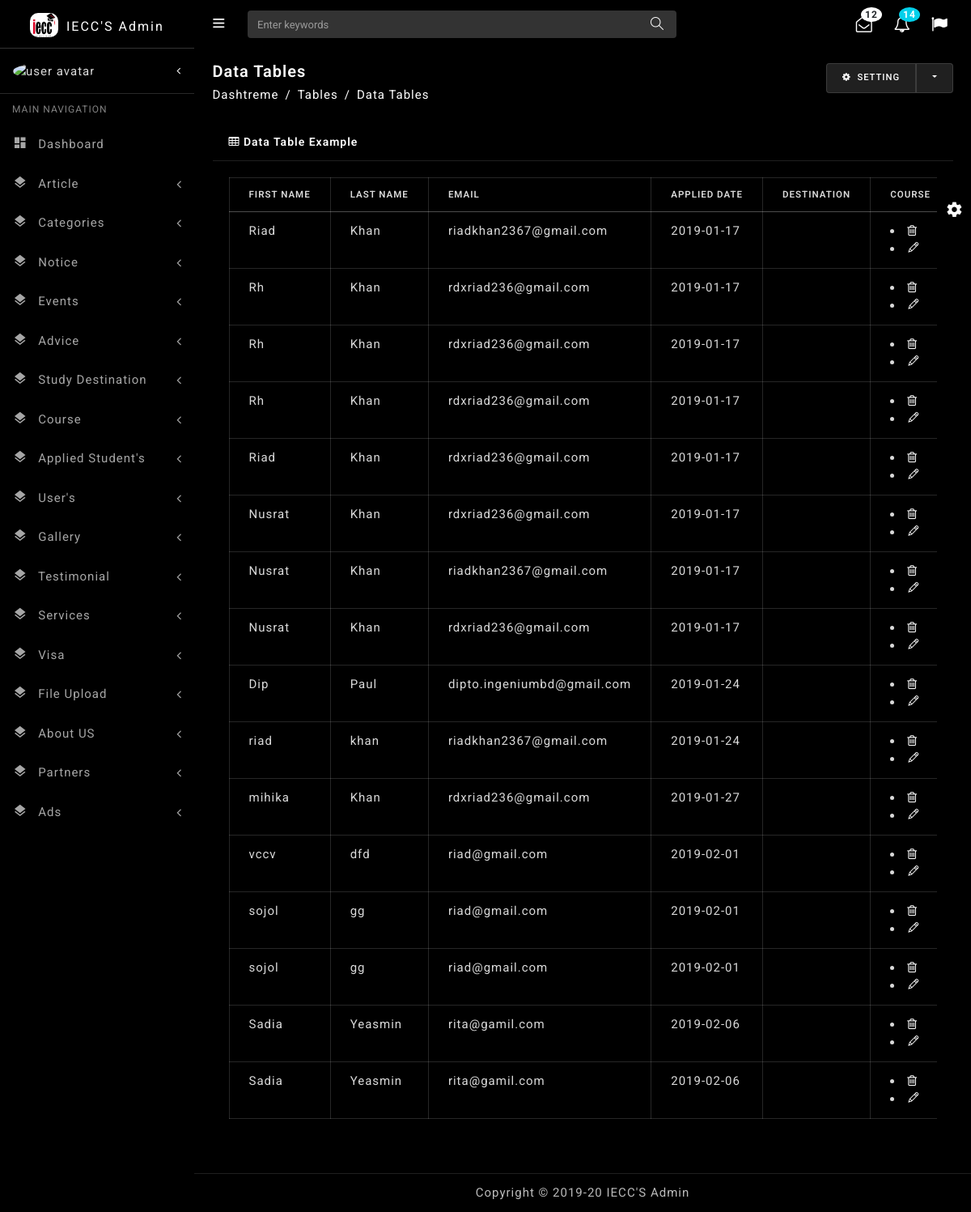
The page /admin/applied_students.php on the database its author committed.
### tables this page shows
CREATE TABLE `tbl_apply` (
  `id` int(11) NOT NULL,
  `first_name` varchar(100) NOT NULL,
  `last_name` varchar(100) NOT NULL,
  `email` varchar(150) NOT NULL,
  `country_code` varchar(20) NOT NULL,
  `mobile_number` varchar(30) NOT NULL,
  `destination` varchar(300) NOT NULL,
  `course` varchar(300) NOT NULL,
  `date` date NOT NULL
);

### class/connection.php (called while the page is built)
<?php
class connection {
    function __construct() {
        $this->db=new mysqli ("localhost","bdsentin_khan","vcg,jGnaN0(-","bdsentin_iecc");
    }
}
?>

### class/super_admin.php (called while the page is built, shortened)
<?php
class super_admin extends connection {
    public function applied_students(){
	    $applied=$this->db->query("select * from tbl_apply");
	    return $applied;
    }
}
?>

### admin/applied_students.php (the view, shortened to what this page needs)
<?php include("include/header.php")?>
<div class="content-wrapper">
    <div class="container-fluid">
     <div class="row pt-2 pb-2">
        <div class="col-sm-9">
		    <h4 class="page-title">Data Tables</h4>
		    <ol class="breadcrumb">
            <li class="breadcrumb-item"><a href="javaScript:void();">Dashtreme</a></li>
            <li class="breadcrumb-item"><a href="javaScript:void();">Tables</a></li>
            <li class="breadcrumb-item active" aria-current="page">Data Tables</li>
         </ol>
	   </div>
	   <div class="col-sm-3">
       <div class="btn-group float-sm-right">
        <button type="button" class="btn btn-light waves-effect waves-light"><i class="fa fa-cog mr-1"></i> Setting</button>
        <button type="button" class="btn btn-light dropdown-toggle dropdown-toggle-split waves-effect waves-light" data-toggle="dropdown">
        </button>
      </div>
     </div>
     </div>
      <div class="row">
        <div class="col-lg-12">
          <div class="card">
            <div class="card-header"><i class="fa fa-table"></i> Data Table Example</div>
            <div class="card-body">
              <div class="table-responsive">
              <table id="default-datatable" class="table table-bordered">
                <thead>
                    <tr>
                        <th>First name</th>
                        <th>Last Name</th>
                        <th>Email</th>
                        <th>Applied Date</th>
                        <th>Destination</th>
                        <th>Course</th>
                    </tr>
                </thead>
                <tbody>
				<?php $applied_students=$super_admin->applied_students();
					while($row=$applied_students->fetch_array()){
 				?>
                    <tr>
                        <td><?php echo $row["first_name"]?></td>
                        <td><?php echo $row["last_name"]?></td>
                        <td><?php echo $row["email"]?></td>
                        <td><?php echo $row["date"]?></td>
                        <td><?php echo $row["admin_name"]?></td>
                        <td><li><a onclick="return confirm('You are going to delete.are you sure?')" href="view_post?delete=<?php echo $row["post_id"];?>"title="Delete"><i class="fa fa-trash-o"></i></a></li><li><a  href="add_post?edit=<?php echo $row["post_id"];?>"title="Edit"><i class="ti-pencil"></i></a></li></td></td>
                    </tr>
                <?php }?>
                </tbody>
            </table>
            </div>
            </div>
          </div>
        </div>
      </div>
    </div>
<?php include("include/footer.php")?>

### rows shown on the page
tbl_apply: first_name "Riad", last_name "Khan", email "riadkhan2367@gmail.com", date "2019-01-17"
tbl_apply: first_name "Rh", last_name "Khan", email "rdxriad236@gmail.com", date "2019-01-17"
tbl_apply: first_name "Rh", last_name "Khan", email "rdxriad236@gmail.com", date "2019-01-17"
tbl_apply: first_name "Rh", last_name "Khan", email "rdxriad236@gmail.com", date "2019-01-17"
tbl_apply: first_name "Riad", last_name "Khan", email "rdxriad236@gmail.com", date "2019-01-17"
tbl_apply: first_name "Nusrat", last_name "Khan", email "rdxriad236@gmail.com", date "2019-01-17"
tbl_apply: first_name "Nusrat", last_name "Khan", email "riadkhan2367@gmail.com", date "2019-01-17"
tbl_apply: first_name "Nusrat", last_name "Khan", email "rdxriad236@gmail.com", date "2019-01-17"
tbl_apply: first_name "Dip", last_name "Paul", email "dipto.ingeniumbd@gmail.com", date "2019-01-24"
tbl_apply: first_name "riad", last_name "khan", email "riadkhan2367@gmail.com", date "2019-01-24"
tbl_apply: first_name "mihika", last_name "Khan", email "rdxriad236@gmail.com", date "2019-01-27"
tbl_apply: first_name "vccv", last_name "dfd", email "riad@gmail.com", date "2019-02-01"
tbl_apply: first_name "sojol", last_name "gg", email "riad@gmail.com", date "2019-02-01"
tbl_apply: first_name "sojol", last_name "gg", email "riad@gmail.com", date "2019-02-01"
tbl_apply: first_name "Sadia", last_name "Yeasmin", email "rita@gamil.com", date "2019-02-06"
tbl_apply: first_name "Sadia", last_name "Yeasmin", email "rita@gamil.com", date "2019-02-06"
